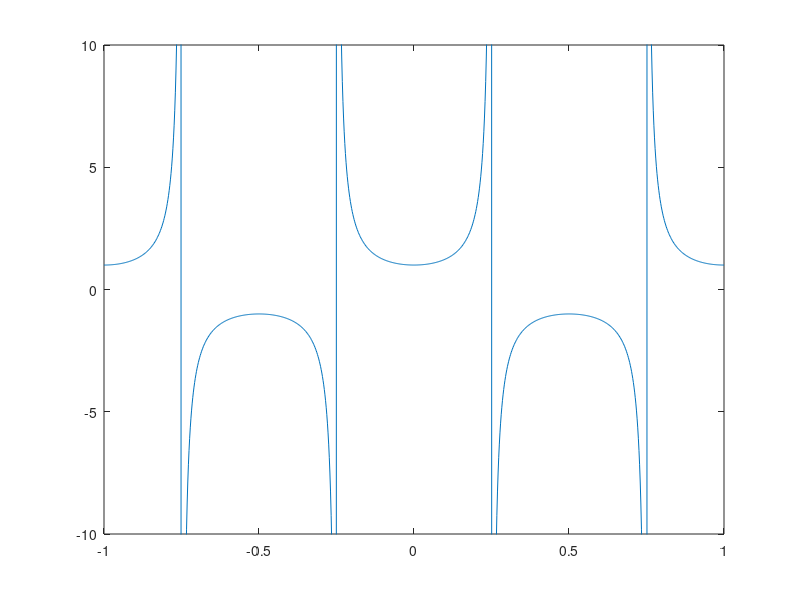

Write the MATLAB code that produced this figure.
% Regression test function (black blox) for FreeMat v4.0
% This function is autogenerated by helpgen.
function bbtest_success = bbtest_sec
  bbtest_success = 1;
NumErrors = 0;
try
  t = linspace(-1,1,1000);

catch
  NumErrors = NumErrors + 1;
end
try
  plot(t,sec(2*pi*t))

catch
  NumErrors = NumErrors + 1;
end
try
  axis([-1,1,-10,10]);

catch
  NumErrors = NumErrors + 1;
end
try
  mprint('secplot');

catch
  NumErrors = NumErrors + 1;
end
if (NumErrors ~= 0) bbtest_success = 0; return; end
